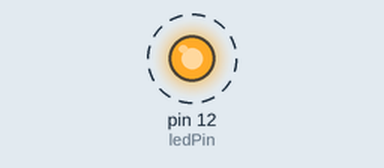
This sketch was run on a simulated Arduino Uno, built with avr-gcc and run on an emulated ATmega328P. On the bench: output pins drawn as LEDs (lit = HIGH). Dashed ring = blinking. What the sketch prints to the serial monitor is not drawn.

Above: at 0.5 s.
Timing chart, 0 to 4.6 s (numbered marks = the images above):
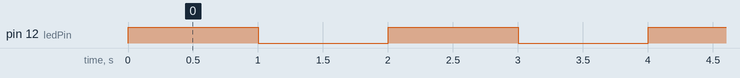

Measured:
- by itself, pin 12 (ledPin): alternates HIGH for 1.0 s and LOW for 1.0 s

The sketch:

lesson-9-ledon1sec.ino
```cpp
int ledPin = 12;
int coolOff = 1000;
String ledOn = "LED is ON";
String ledOff = "LED is OFF";

void setup() {
  // put your setup code here, to run once:
  Serial.begin(9600);
  pinMode(ledPin, OUTPUT);
}

void loop() {
  // put your main code here, to run repeatedly:
  digitalWrite(ledPin, HIGH);
  Serial.println(ledOn);
  delay(coolOff);
  digitalWrite(ledPin, LOW);
  Serial.println(ledOff);
  delay(coolOff);
}
```
